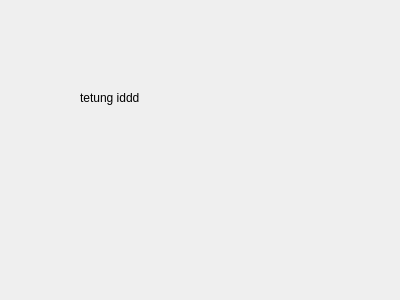
<?xml version="1.0" encoding="UTF-8"?>
<ui version="4.0">
 <class>Form</class>
 <widget class="QWidget" name="Form">
  <property name="geometry">
   <rect>
    <x>0</x>
    <y>0</y>
    <width>400</width>
    <height>300</height>
   </rect>
  </property>
  <property name="windowTitle">
   <string>Form</string>
  </property>
  <widget class="QLabel" name="label">
   <property name="geometry">
    <rect>
     <x>80</x>
     <y>90</y>
     <width>111</width>
     <height>16</height>
    </rect>
   </property>
   <property name="text">
    <string>tetung iddd</string>
   </property>
  </widget>
 </widget>
 <resources/>
 <connections/>
</ui>
